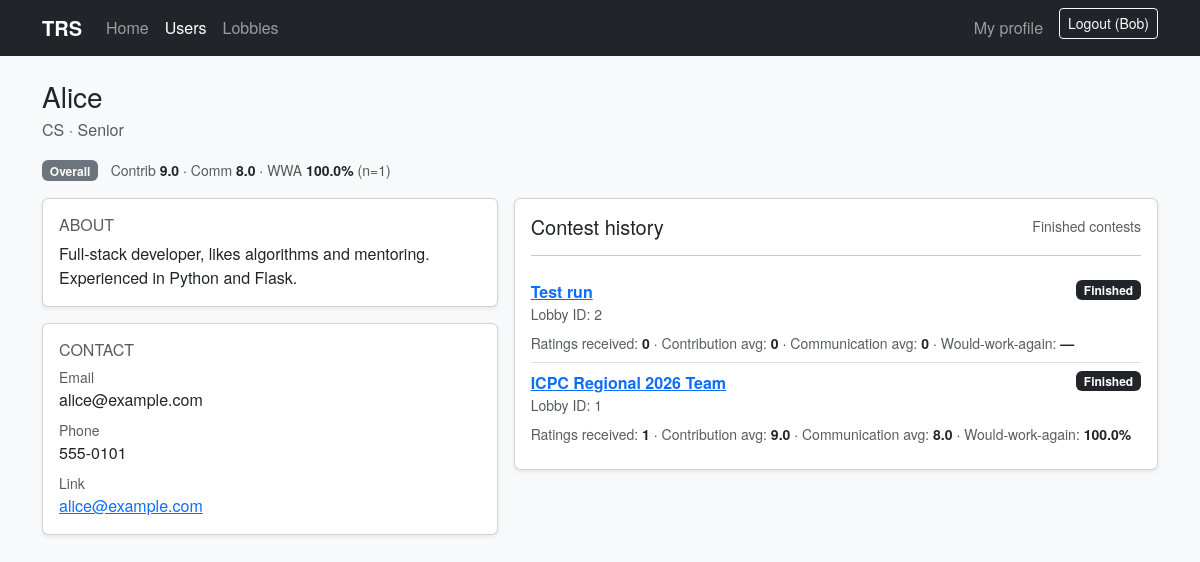
Page /users/1 (signed in) on the committed database.
### models.py (models this page shows, shortened)
class User(db.Model):
    id = db.Column(db.Integer, primary_key=True)
    name = db.Column(db.String(120), nullable=False)
    major = db.Column(db.String(120))
    year = db.Column(db.String(50))
    bio = db.Column(db.String(1000))
    contact = db.Column(db.String(500))
    phone = db.Column(db.String(80))
    email = db.Column(db.String(200))
    created_at = db.Column(db.DateTime, default=datetime.utcnow)
    def reputation(self):
        from sqlalchemy import case, func
        avg_contrib = db.session.query(func.avg(Rating.contribution)).filter(Rating.target_user_id == self.id).scalar() or 0
        avg_comm = db.session.query(func.avg(Rating.communication)).filter(Rating.target_user_id == self.id).scalar() or 0
        would_work_again_count = (
            db.session.query(
                func.sum(
                    case(
                        (Rating.would_work_again.is_(True), 1),
                        else_=0,
                    )
                )
            )
            .filter(Rating.target_user_id == self.id)
            .scalar()
            or 0
        )
        total = db.session.query(func.count(Rating.id)).filter(Rating.target_user_id == self.id).scalar() or 0
        return {
            'contribution_avg': round(float(avg_contrib), 2),
            'communication_avg': round(float(avg_comm), 2),
            'would_work_again_ratio': float(would_work_again_count) / total if total else None,
            'rating_count': total
        }

class Lobby(db.Model):
    id = db.Column(db.Integer, primary_key=True)
    title = db.Column(db.String(200), nullable=False)
    contest_link = db.Column(db.String(500))
    leader_id = db.Column(db.Integer)
    finished = db.Column(db.Boolean, default=False)
    finished_at = db.Column(db.DateTime)
    created_at = db.Column(db.DateTime, default=datetime.utcnow)
    teams = db.relationship('Team', backref='lobby', cascade='all, delete-orphan')

### app.py (the view, shortened to what this page needs)
@app.route('/users/<int:user_id>', methods=['GET', 'POST'])
def user_profile(user_id):
    from models import User, Lobby, Team, TeamMember, Rating
    user = User.query.get_or_404(user_id)
    viewer = get_current_user()
    can_edit = viewer is not None and viewer.id == user.id
    history = []
    lobby_ids = (
        db.session.query(Team.lobby_id)
        .join(TeamMember, TeamMember.team_id == Team.id)
        .filter(TeamMember.user_id == user.id)
        .distinct()
        .all()
    )
    ids = [x[0] for x in lobby_ids]
    history_lobbies = (
        Lobby.query.filter(Lobby.id.in_(ids), Lobby.finished == True)
        .order_by(Lobby.finished_at.desc().nullslast(), Lobby.created_at.desc())
        .all()
    ) if ids else []
    for lobby in history_lobbies:
        ratings = (
            db.session.query(Rating)
            .join(Team, Rating.team_id == Team.id)
            .filter(Team.lobby_id == lobby.id)
            .filter(Rating.target_user_id == user.id)
            .all()
        )
        if ratings:
            contribution_avg = round(sum(r.contribution or 0 for r in ratings) / len(ratings), 2)
            communication_avg = round(sum(r.communication or 0 for r in ratings) / len(ratings), 2)
            would_work_again_ratio = sum(1 for r in ratings if r.would_work_again) / len(ratings)
        else:
            contribution_avg = 0
            communication_avg = 0
            would_work_again_ratio = None
        history.append(
            {
                'lobby': lobby,
                'rating_count': len(ratings),
                'contribution_avg': contribution_avg,
                'communication_avg': communication_avg,
                'would_work_again_ratio': would_work_again_ratio,
            }
        )
    overall_rep = user.reputation()
    return render_template('profile.html', user=user, can_edit=can_edit, history=history, overall_rep=overall_rep)

### app.py (called while the page is built)
def get_current_user():
    from models import User
    user_id = session.get('user_id')
    if not user_id:
        return None
    return User.query.get(user_id)

@app.context_processor
def inject_current_user():
    return {'current_user': get_current_user()}

### templates/profile.html (shortened to what this page needs)
{% extends 'base.html' %}
{% block content %}
  <div class="d-flex align-items-start justify-content-between gap-3 mb-3">
    <div class="w-100">
      <div class="d-flex align-items-start justify-content-between gap-2">
        <div class="editable-field">
          <h1 class="h3 mb-1">
            {{ user.name }}
          </h1>
          <div class="text-muted">
            <span class="editable-field">
              {{ user.major or 'Undeclared' }}
            </span>
            {% if user.year %}
              ·
            {% endif %}
            <span class="editable-field">
              {{ user.year or '—' }}
            </span>
          </div>
        </div>
      </div>
      <div class="mt-3">
        <span class="badge text-bg-secondary">Overall</span>
        <span class="ms-2 small">
          <span class="text-muted">Contrib</span> <span class="fw-semibold">{{ overall_rep.contribution_avg }}</span>
          · <span class="text-muted">Comm</span> <span class="fw-semibold">{{ overall_rep.communication_avg }}</span>
          · <span class="text-muted">WWA</span>
          <span class="fw-semibold">{% if overall_rep.would_work_again_ratio is none %}—{% else %}{{ (overall_rep.would_work_again_ratio * 100) | round(0) }}%{% endif %}</span>
          <span class="text-muted">(n={{ overall_rep.rating_count }})</span>
        </span>
      </div>
    </div>
  </div>
  <div class="row g-3">
    <div class="col-lg-5">
      <div class="card shadow-sm">
        <div class="card-body editable-field">
          <div class="d-flex align-items-center justify-content-between">
            <h2 class="h6 text-uppercase text-muted mb-0">About</h2>
          </div>
          <p class="mb-0 mt-2">{{ user.bio or 'No bio yet.' }}</p>
        </div>
      </div>
      <div class="card shadow-sm mt-3">
        <div class="card-body">
          <h2 class="h6 text-uppercase text-muted">Contact</h2>
          <div class="editable-field d-flex align-items-start justify-content-between gap-2">
            <div>
              <div class="small text-muted">Email</div>
              <div class="mb-2">{{ user.email or '—' }}</div>
            </div>
          </div>
          <div class="editable-field d-flex align-items-start justify-content-between gap-2">
            <div>
              <div class="small text-muted">Phone</div>
              <div class="mb-2">{{ user.phone or '—' }}</div>
            </div>
          </div>
          <div class="editable-field d-flex align-items-start justify-content-between gap-2">
            <div>
              <div class="small text-muted">Link</div>
              {% if user.contact %}
                <div><a href="{{ user.contact }}" target="_blank" rel="noopener noreferrer">{{ user.contact }}</a></div>
              {% else %}
                <div>—</div>
              {% endif %}
            </div>
          </div>
        </div>
      </div>
    </div>
    <div class="col-lg-7">
      <div class="card shadow-sm">
        <div class="card-body">
          <div class="d-flex align-items-center justify-content-between">
            <h2 class="h5 mb-0">Contest history</h2>
            <span class="text-muted small">Finished contests</span>
          </div>
          <hr>
          {% if history and history|length %}
            <div class="list-group list-group-flush">
              {% for item in history %}
                <div class="list-group-item px-0">
                  <div class="d-flex justify-content-between align-items-start gap-2">
                    <div>
                      <div class="fw-semibold">
                        <a href="{{ url_for('lobby_detail', lobby_id=item.lobby.id) }}">{{ item.lobby.title }}</a>
                      </div>
                      <div class="text-muted small">Lobby ID: {{ item.lobby.id }}</div>
                    </div>
                    <span class="badge text-bg-dark">Finished</span>
                  </div>
                  <div class="mt-2 small">
                    <span class="text-muted">Ratings received:</span>
                    <span class="fw-semibold">{{ item.rating_count }}</span>
                    · <span class="text-muted">Contribution avg:</span> <span class="fw-semibold">{{ item.contribution_avg }}</span>
                    · <span class="text-muted">Communication avg:</span> <span class="fw-semibold">{{ item.communication_avg }}</span>
                    · <span class="text-muted">Would-work-again:</span>
                    <span class="fw-semibold">
                      {% if item.would_work_again_ratio is none %}—{% else %}{{ (item.would_work_again_ratio * 100) | round(0) }}%{% endif %}
                    </span>
                  </div>
                </div>
              {% endfor %}
            </div>
          {% else %}
            <div class="text-muted">No finished contests yet.</div>
          {% endif %}
        </div>
      </div>
    </div>
  </div>
{% endblock %}

### templates/base.html (shortened to what this page needs)
<!doctype html>
<html lang="en">
  <head>
    <link href="https://cdn.jsdelivr.net/npm/bootstrap@5.3.3/dist/css/bootstrap.min.css" rel="stylesheet">
    <link rel="stylesheet" href="https://cdn.jsdelivr.net/npm/bootstrap-icons@1.11.3/font/bootstrap-icons.min.css">
    <link rel="stylesheet" href="{{ url_for('static', filename='main.css') }}">
  </head>
  <body class="bg-light">
    <nav class="navbar navbar-expand-lg navbar-dark bg-dark">
      <div class="container">
        <a class="navbar-brand fw-semibold" href="{{ url_for('index') }}">TRS</a>
        <div class="collapse navbar-collapse" id="navbarMain">
          <ul class="navbar-nav me-auto mb-2 mb-lg-0">
            <li class="nav-item">
              <a class="nav-link {% if request.path == '/' %}active{% endif %}" href="{{ url_for('index') }}">Home</a>
            </li>
            <li class="nav-item">
              <a class="nav-link {% if request.path.startswith('/users') %}active{% endif %}" href="{{ url_for('users_page') }}">Users</a>
            </li>
            <li class="nav-item">
              <a class="nav-link {% if request.path.startswith('/lobbies') %}active{% endif %}" href="{{ url_for('lobbies_page') }}">Lobbies</a>
            </li>
          </ul>
          <ul class="navbar-nav ms-auto mb-2 mb-lg-0">
            {% if current_user %}
              <li class="nav-item">
                <a class="nav-link {% if request.path == '/me' %}active{% endif %}" href="{{ url_for('me') }}">My profile</a>
              </li>
              <li class="nav-item ms-lg-2">
                <form class="d-flex" method="post" action="{{ url_for('logout') }}">
                  <button class="btn btn-sm btn-outline-light" type="submit">Logout ({{ current_user.name }})</button>
                </form>
              </li>
            {% else %}
              <li class="nav-item ms-lg-2">
                <a class="btn btn-sm btn-primary" href="{{ url_for('login') }}">Login</a>
              </li>
            {% endif %}
          </ul>
        </div>
      </div>
    </nav>
    <main class="container py-4">
      {% block content %}{% endblock %}
    </main>
  </body>
</html>

### static/main.css (style rules this page uses)
body { font-family: 'Helvetica Neue', 'Helvetica', 'Arial', system-ui; }
.editable-field { position: relative; }

### rows in the picture
User: name "Bob"
User: name "Alice", major "CS", year "Senior", bio "Full-stack developer, likes algorithms and mentoring. Experienced in Python and Flask.", email "alice@example.com", phone "555-0101", contact "alice@example.com"
Lobby: lobby "Test run", lobby.id "2"
Lobby: lobby "ICPC Regional 2026 Team", lobby.id "1"

### other values in the picture
{{ overall_rep.contribution_avg }} "9.0"
{{ overall_rep.communication_avg }} "8.0"
{{ (overall_rep.would_work_again_ratio * 100) | round(0) }} "100.0"
{{ overall_rep.rating_count }} "1"
{{ item.rating_count }} "0" "1"
{{ item.contribution_avg }} "0" "9.0"
{{ item.communication_avg }} "0" "8.0"
{{ (item.would_work_again_ratio * 100) | round(0) }} "100.0"
